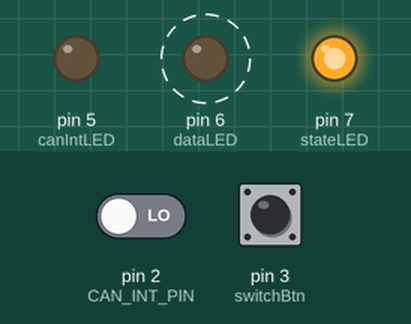
A sketch run on a simulated Arduino Uno, built with avr-gcc and run on an emulated ATmega328P. Parts: output pins drawn as LEDs (lit = HIGH). Dashed ring = blinking. The inputs (shaded band) are chosen by the test bench; at power-on: pin 3 (switchBtn) HIGH, pin 2 (CAN_INT_PIN) LOW. Random numbers use the default seed unless the sketch sets one.

Above: at 1.2 s.
1.3 s: pin 3 (switchBtn) pulled LOW for 0.15 s
At 1.8 s:
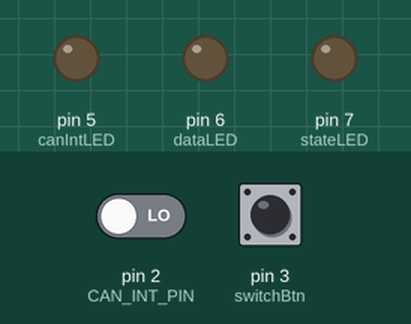
2.9 s: pin 2 (CAN_INT_PIN) driven HIGH
At 3.3 s:
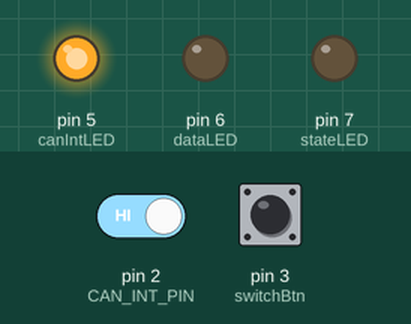
4.4 s: pin 3 (switchBtn) pulled LOW for 1 s
At 4.64 s:
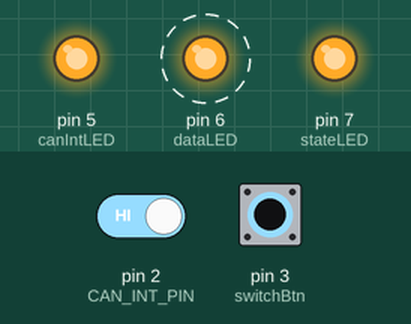
7.4 s: pin 2 (CAN_INT_PIN) driven LOW
At 8.02 s:
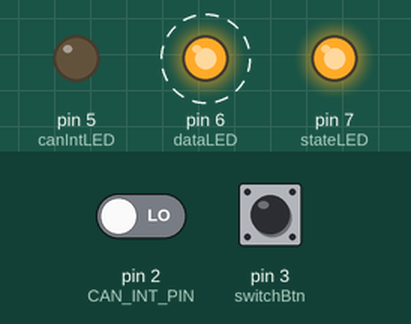
10.4 s: pin 3 (switchBtn) pulled LOW for 3.2 s
At 11.4 s:
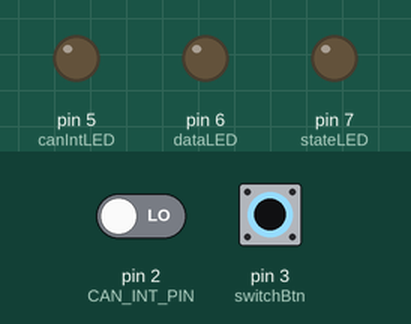
Timing chart, 0 to 13.4 s (numbered marks = the images above; inputs shaded):
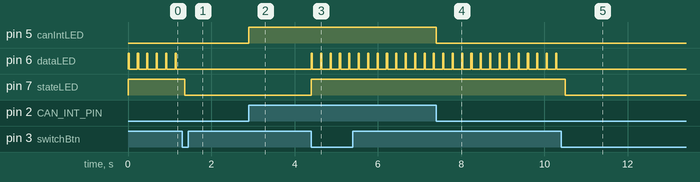

Measured:
- after the input at 1.3 s, pin 7 (stateLED): HIGH → LOW after 0.06 s
- after the input at 2.9 s, pin 5 (canIntLED): LOW → HIGH at once
- after the input at 4.4 s, pin 6 (dataLED): alternates HIGH for 0.03 s and LOW for 0.20 s, starting at once; pin 7 (stateLED): LOW → HIGH at once
- after the input at 7.4 s, pin 5 (canIntLED): HIGH → LOW at once
- after the input at 10.4 s, pin 7 (stateLED): HIGH → LOW after 0.10 s
- by itself, pin 6 (dataLED): alternates HIGH for 0.03 s and LOW for 0.20 s

The sketch:

CAN-Dev-message-generator.ino
```cpp
#include <SPI.h>
#include <string.h>
#include "mcp2515_can.h"
#include "FrameGenerator.h"

const int SPI_CS_PIN = 10;
const int CAN_INT_PIN = 2;
mcp2515_can CAN(SPI_CS_PIN); // Set CS pin

#define framesCount 10
CanFrame frames[framesCount];
FrameGenerator generator(framesCount);

volatile bool state = true;

byte switchBtn = 3;
byte stateLED = 7;
byte dataLED = 6;
byte canIntLED = 5;

bool canIntState = false;

void setup() {
  pinMode(stateLED, OUTPUT);
  pinMode(dataLED, OUTPUT);
  pinMode(canIntLED, OUTPUT);
  pinMode(switchBtn, INPUT_PULLUP);
  attachInterrupt(digitalPinToInterrupt(3), switchMode, FALLING);
  attachInterrupt(digitalPinToInterrupt(2), testCANInt, CHANGE);
  Serial.begin(115200);

  while (CAN_OK != CAN.begin(CAN_500KBPS, MCP_8MHz)) {             // init can bus : baudrate = 500k, crystal oscillator = 8 MHz
      Serial.write(20);
      delay(100);
  }
  Serial.write(10);
}


void loop() {
  digitalWrite(stateLED, LOW);
  while (state) {
    digitalWrite(stateLED, HIGH);
    digitalWrite(dataLED, HIGH);
    generator.generateFrames(frames, framesCount);

    for (byte i = 0; i < framesCount; ++i) {
      CAN.sendMsgBuf(frames[i].id, 0, frames[i].dlc, frames[i].data, true);
      delay(2);
    }
    digitalWrite(dataLED, LOW);
    if (state) {
      delay(200);
    }
  }
}

void switchMode() {
  state = !state;
}

void testCANInt() {
  canIntState = !canIntState;
  digitalWrite(canIntLED, canIntState);
}

//  if (CAN.checkReceive() == CAN_MSGAVAIL) {         // check if data available
//    CanFrame frame;
//    unsigned char len;
//
//    frame.id = CAN.getCanId();
//    CAN.readMsgBuf(&frame.dlc, frame.data);    // read data,  len: data length, frame.data: data buf

    // sending received data
//    Serial.write(frame.id);
//    for (byte i = 0; i < 8; ++i) {
//      Serial.write(frame.data[i]);
//    }

//    Serial.print(frame.id, HEX);
//    for (byte i = 0; i < 8; ++i) {
//      Serial.print(' ');
//      Serial.print(frame.data[i]), HEX;
//    }
//    Serial.print('\n');
//  }
  // отправляем случайные данные
//  CanFrame frame;
//  unsigned char len;
//
//  frame.id = random();
//  for (byte i = 0; i < 8; ++i) {
//    frame.data[i] = random(256);
//  }
//
//  Serial.write(frame.id);
//  for (byte i = 0; i < 8; ++i) {
//    Serial.write(frame.data[i]);
//  }

//    if (Serial.available() > 0) {  //если есть доступные данные
//        // считываем байт
//        int bytesAvailable = Serial.available();
//        for (int i = 0; i < bytesAvailable; ++i) {
//          incomingBytes[i] = Serial.read();
//
//          Serial.print("Byte = ");
//          Serial.print(incomingBytes[i], HEX);
//          Serial.print("\n");
//        }
//
//        // отсылаем то, что получили
//        Serial.print("I received: ");
//
//        for (byte i = 0; i < bytesAvailable; ++i) {
//          Serial.write(incomingBytes[i]);
//          //Serial.print("\n");
//        }
//    }
//    delay(500);

//END FILE
```

FrameGenerator.cpp
```cpp
#include "FrameGenerator.h"

FrameGenerator::FrameGenerator() {
  refreshIdentificators(10);
}

FrameGenerator::FrameGenerator(byte count) {
  byte initCount = count;
  if (initCount < 1 || initCount > 32) {
    initCount = 10;
  }
  refreshIdentificators(initCount);
}

FrameGenerator::~FrameGenerator() {
  delete[] _identificators;
}

byte FrameGenerator::generateFrames(CanFrame* arr, byte count) {
  if (arr == nullptr || count > _identificators_count) {
    return 0;
  }
//  randomSeed(analogRead(A0));
  for (byte i = 0; i < count; ++i) {
    arr[i].id = _identificators[i];
    arr[i].dlc = random(8) + 1;
    for (byte j = 0; j < arr[i].dlc; ++j) {
      arr[i].data[j] = random(256);
    }
  }
  return count;
}

byte FrameGenerator::refreshIdentificators(byte count) {
  if (count < 1 || count > 32) {
    return 1;
  }

  if (_identificators != nullptr) {
    delete[] _identificators;
  }

  _identificators_count = count;
  _identificators = new long[_identificators_count];

//  randomSeed(analogRead(A0));

  for (byte i = 0; i < _identificators_count; ++i) {
    //проверка на дубликат идентификатора
    bool dup = true;
    while (dup) {
      dup = false;
      long id = random(0x800);
      //первые 7 бит идентификатора не должны быть рецессивными
      if ((id & 0x7F0) == 0) {
        id &= 0x010;
      }
      for (byte j = 0; j < i; j++) {
        if (_identificators[j] == id) {
          dup = true;
        }
      }
    }
  }
  return 0;
}
```

FrameGenerator.h
```cpp
#ifndef FRAME_GENERATOR_H
#define FRAME_GENERATOR_H

#include <SPI.h>

struct CanFrame {
  unsigned long id = 0;
  unsigned char dlc = 0;
  unsigned char data[8] = {0, 0, 0, 0, 0, 0, 0, 0};
};

class FrameGenerator {
public:
  FrameGenerator();
  FrameGenerator(byte count);
  ~FrameGenerator();

  byte refreshIdentificators(byte count);
  byte generateFrames(CanFrame *arr, byte count);

private:
  long *_identificators;
  unsigned char _identificators_count;
};

#endif
```
